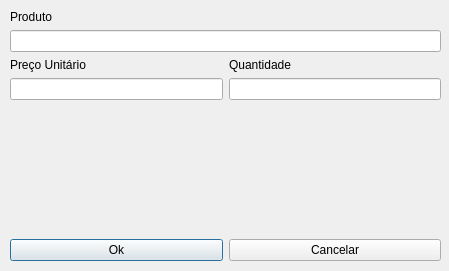
<?xml version="1.0" encoding="UTF-8"?>
<ui version="4.0">
 <class>window_editar_produto_venda</class>
 <widget class="QDialog" name="window_editar_produto_venda">
  <property name="geometry">
   <rect>
    <x>0</x>
    <y>0</y>
    <width>449</width>
    <height>271</height>
   </rect>
  </property>
  <property name="windowTitle">
   <string>Dialog</string>
  </property>
  <widget class="QWidget" name="">
   <property name="geometry">
    <rect>
     <x>10</x>
     <y>10</y>
     <width>431</width>
     <height>251</height>
    </rect>
   </property>
   <layout class="QVBoxLayout" name="verticalLayout_4">
    <item>
     <layout class="QVBoxLayout" name="verticalLayout">
      <item>
       <widget class="QLabel" name="label">
        <property name="text">
         <string>Produto</string>
        </property>
       </widget>
      </item>
      <item>
       <widget class="QLineEdit" name="txt_veEditarProduto"/>
      </item>
     </layout>
    </item>
    <item>
     <layout class="QHBoxLayout" name="horizontalLayout_2">
      <item>
       <layout class="QVBoxLayout" name="verticalLayout_2">
        <item>
         <widget class="QLabel" name="label_3">
          <property name="text">
           <string>Preço Unitário</string>
          </property>
         </widget>
        </item>
        <item>
         <widget class="QLineEdit" name="txt_veEditarPrecoUnitario"/>
        </item>
       </layout>
      </item>
      <item>
       <layout class="QVBoxLayout" name="verticalLayout_3">
        <item>
         <widget class="QLabel" name="label_2">
          <property name="text">
           <string>Quantidade</string>
          </property>
         </widget>
        </item>
        <item>
         <widget class="QLineEdit" name="txt_veEditarQuantidade"/>
        </item>
       </layout>
      </item>
     </layout>
    </item>
    <item>
     <spacer name="verticalSpacer">
      <property name="orientation">
       <enum>Qt::Vertical</enum>
      </property>
      <property name="sizeHint" stdset="0">
       <size>
        <width>20</width>
        <height>40</height>
       </size>
      </property>
     </spacer>
    </item>
    <item>
     <layout class="QHBoxLayout" name="horizontalLayout">
      <item>
       <widget class="QPushButton" name="btn_veEditarOk">
        <property name="text">
         <string>Ok</string>
        </property>
       </widget>
      </item>
      <item>
       <widget class="QPushButton" name="btn_veEditarCancelar">
        <property name="text">
         <string>Cancelar</string>
        </property>
       </widget>
      </item>
     </layout>
    </item>
   </layout>
  </widget>
 </widget>
 <resources/>
 <connections/>
</ui>
